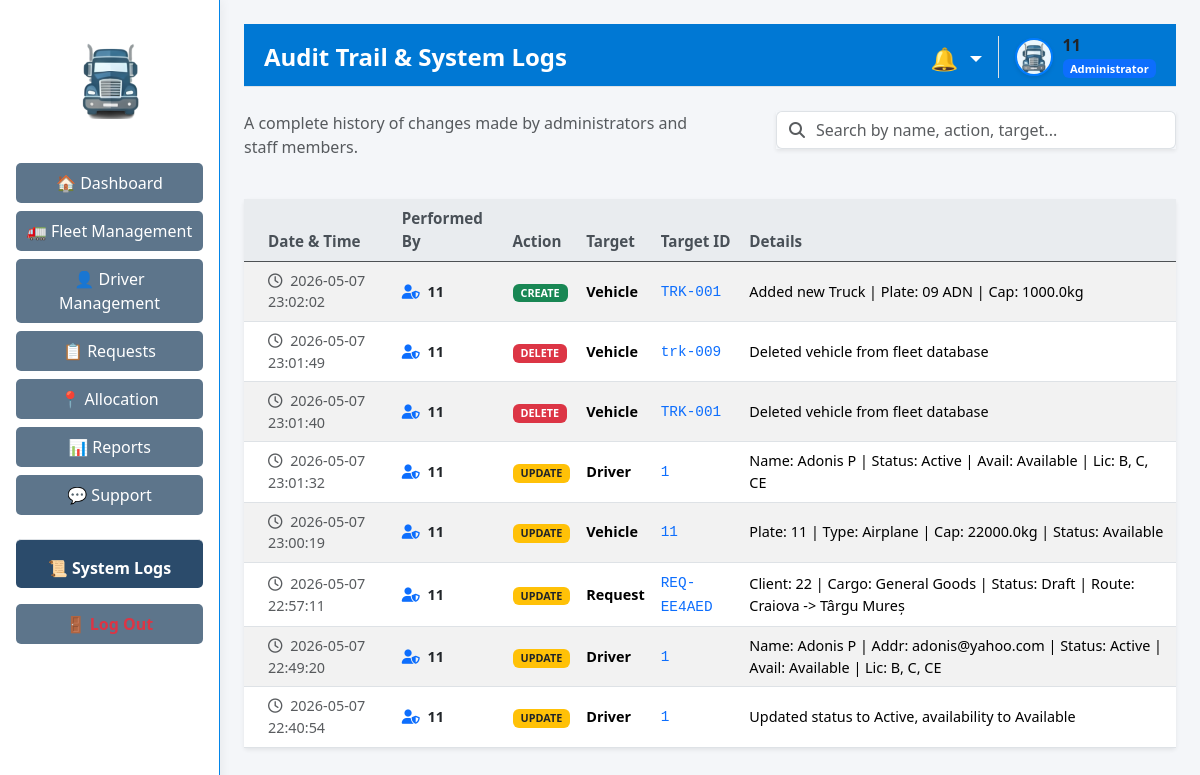
/system_logs (signed in), run on an earlier commit of the app's database.
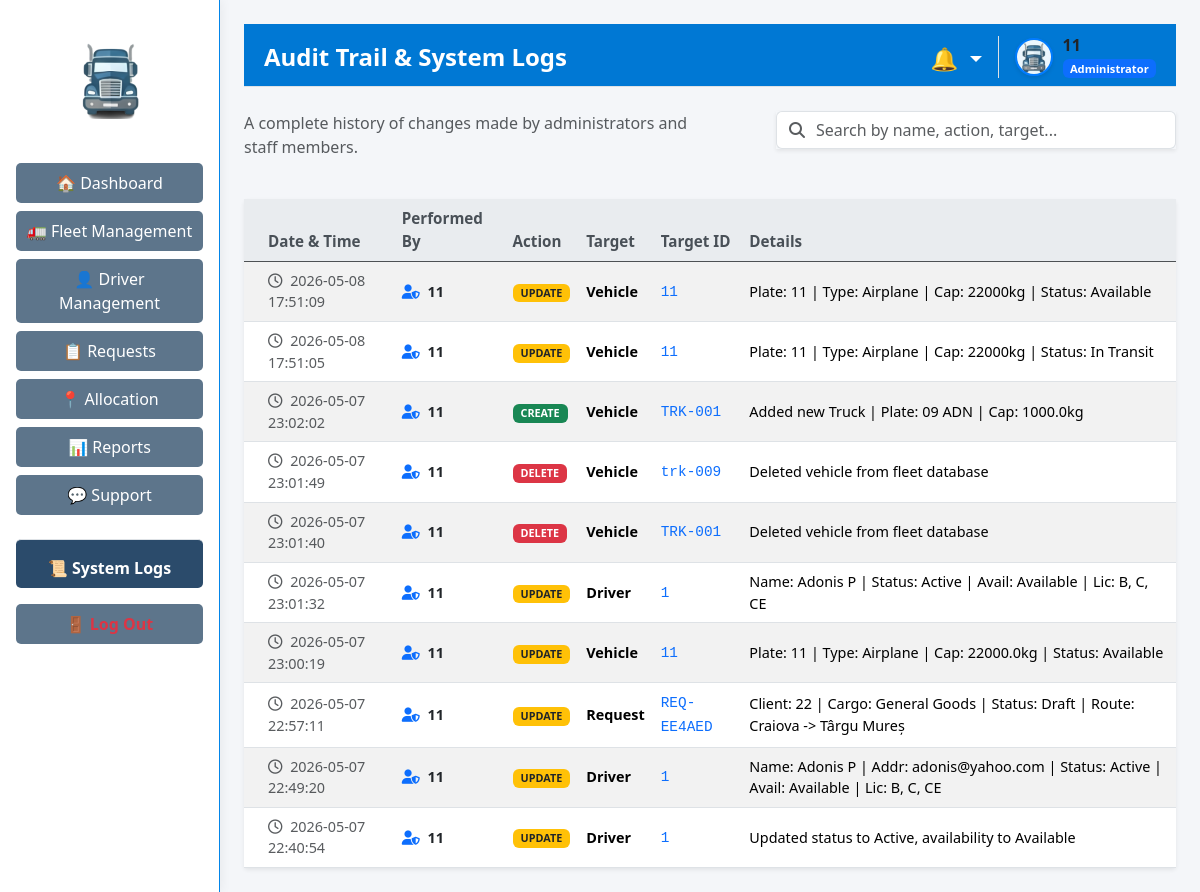
And on a later commit of the database.
### tables this page shows
CREATE TABLE system_logs (
                    id INTEGER PRIMARY KEY AUTOINCREMENT,
                    action_type TEXT NOT NULL,    -- Ex: CREATE, UPDATE, DELETE
                    target_entity TEXT NOT NULL,  -- Ex: Driver, Request, Vehicle
                    target_id TEXT,               -- Ex: DRV-1234
                    performed_by TEXT NOT NULL,   -- Ex: Andrei (Administrator)
                    details TEXT,                 -- Ex: "Schimbat status din Pending în In Transit"
                    timestamp DATETIME DEFAULT (datetime('now', 'localtime'))
                );

### app/routes/log_routes.py (the view)
@log_bp.route('/system_logs')
def view_logs():
    if 'user_id' not in session or session.get('role') not in ['Administrator', 'Staff']:
        return redirect(url_for('auth.login'))
    logs_data = log_logic.get_logs_data()
    return render_template('admin/system_logs.html', logs=logs_data)

### app/controllers/log_controller.py (called while the page is built)
    def get_logs_data(self) -> List[Dict[str, Any]]:
        return self.model.get_all_logs()

### app/models/log_model.py (called while the page is built)
    def get_all_logs(self) -> List[Dict[str, Any]]:
        try:
            with sqlite3.connect(DB_PATH) as conn:
                conn.row_factory = sqlite3.Row
                cursor = conn.cursor()
                cursor.execute("SELECT * FROM system_logs ORDER BY timestamp DESC")
                return [dict(row) for row in cursor.fetchall()]
        except sqlite3.Error as e:
            logging.error(f"Eroare citire loguri: {e}")
            return []

### app/models/notification_model.py (called while the page is built)
    def get_unread_notifications(self, target1: str, target2: str = '') -> List[Dict[str, Any]]:
        try:
            with sqlite3.connect(DB_PATH) as conn:
                conn.row_factory = sqlite3.Row
                cursor = conn.execute(
                    "SELECT * FROM notifications WHERE target_role IN (?, ?, 'All') AND is_read = 0 ORDER BY timestamp DESC",
                    (str(target1).strip(), str(target2).strip())
                )
                return [dict(row) for row in cursor.fetchall()]
        except sqlite3.Error as e:
            logging.error(f"Error fetching notifications: {e}")
            return []

### app/templates/admin/system_logs.html (shortened to what this page needs)
{% extends "layouts/admin_layout.html" if session.get('role') == 'Administrator' else "layouts/staff_layout.html" %}
{% block page_header %}Audit Trail & System Logs{% endblock %}
{% block content %}
<div class="row mb-4">
    <div class="col-md-6">
        <p class="text-muted">A complete history of changes made by administrators and staff members.</p>
    </div>
    <div class="col-md-6 text-end">
        <div class="input-group shadow-sm custom-rounded" style="max-width: 400px; margin-left: auto;">
            <span class="input-group-text bg-white border-end-0"><i class="fa-solid fa-search text-muted"></i></span>
            <input type="text" id="logSearchInput" class="form-control border-start-0 ps-0" placeholder="Search by name, action, target...">
        </div>
    </div>
</div>
<div class="table-container shadow-sm border-0 custom-rounded">
    <table class="table table-striped table-hover custom-table mb-0 align-middle" id="logsTable">
        <thead class="table-dark">
            <tr>
                <th class="ps-4">Date & Time</th>
                <th>Performed By</th>
                <th>Action</th>
                <th>Target</th>
                <th>Target ID</th>
                <th>Details</th>
            </tr>
        </thead>
        <tbody>
            {% if logs|length == 0 %}
            <tr id="noLogsRow"><td colspan="6" class="text-center py-5 text-muted">No logs recorded yet.</td></tr>
            {% else %}
                {% for log in logs %}
                <tr class="log-item">
                    <td class="ps-4 text-muted small"><i class="fa-regular fa-clock me-1"></i> {{ log.timestamp }}</td>
                    <td class="fw-bold text-dark">
                        <i class="fa-solid fa-user-shield me-1 text-primary"></i> {{ log.performed_by }}
                    </td>
                    <td>
                        <span class="badge bg-{{ 'success' if log.action_type == 'CREATE' else ('danger' if log.action_type == 'DELETE' else 'warning text-dark') }} px-2 py-1">
                            {{ log.action_type }}
                        </span>
                    </td>
                    <td class="fw-bold">{{ log.target_entity }}</td>
                    <td><span class="text-primary font-monospace">{{ log.target_id }}</span></td>
                    <td class="small">{{ log.details }}</td>
                </tr>
                {% endfor %}
            {% endif %}
        </tbody>
    </table>
</div>
{% endblock %}

### app/templates/layouts/admin_layout.html (shortened to what this page needs)
<!DOCTYPE html>
<html lang="en">
<head>
    <link href="https://cdn.jsdelivr.net/npm/bootstrap@5.3.8/dist/css/bootstrap.min.css" rel="stylesheet">
    <link rel="stylesheet" href="https://cdnjs.cloudflare.com/ajax/libs/font-awesome/6.4.0/css/all.min.css">
    <link rel="stylesheet" href="{{ url_for('static', filename='css/style.css') }}">
</head>
<body class="bg-light">
<div class="dashboard-wrapper">
    <div class="sidebar" style="background-color: #ffffff; border-right: 1px solid #0285e9; box-shadow: 2px 0 10px rgba(0,0,0,0.05);">
        <div class="text-center mt-3 mb-4">
            <img src="{{ url_for('static', filename='img/truck.png') }}" alt="Logo" style="width: 100px;">
        </div>
        <a href="{{ url_for('dashboard.main_dashboard') }}" class="nav-btn {% if request.endpoint == 'dashboard.main_dashboard' %}active fw-bold{% endif %}">🏠 Dashboard</a>
        <a href="{{ url_for('fleet.fleet_management') }}" class="nav-btn {% if request.endpoint == 'fleet.fleet_management' %}active fw-bold{% endif %}">🚛 Fleet Management</a>
        <a href="{{ url_for('driver.driver_management') }}" class="nav-btn {% if request.endpoint == 'driver.driver_management' %}active fw-bold{% endif %}">👤 Driver Management</a>
        <a href="{{ url_for('request_routes.request_management') }}" class="nav-btn {% if request.endpoint == 'request_routes.request_management' %}active fw-bold{% endif %}">📋 Requests</a>
        <a href="{{ url_for('allocation.allocation_management') }}" class="nav-btn {% if request.endpoint == 'allocation.allocation_management' %}active fw-bold{% endif %}">📍 Allocation</a>
        <a href="{{ url_for('report_routes.reports_management') }}" class="nav-btn {% if request.endpoint == 'report_routes.reports_management' %}active fw-bold{% endif %}">📊 Reports</a>
        <a href="{{ url_for('admin_support.view_tickets') }}" class="nav-btn {% if request.endpoint == 'admin_support.view_tickets' %}active fw-bold{% endif %}">💬 Support</a>
        <a href="{{ url_for('logs.view_logs') }}" class="nav-btn {% if request.endpoint == 'logs.view_logs' %}active fw-bold{% endif %} border-top mt-3 pt-3">📜 System Logs</a>
        <a href="{{ url_for('auth.logout') }}" class="nav-btn mt-2 text-danger fw-bold">🚪 Log Out</a>
    </div>
    <div class="main-content p-4">
        <div class="top-navbar d-flex justify-content-between align-items-center mb-4 border-bottom pb-2">
            <div>
                <h2 class="h4 mb-0 fw-bold">{% block page_header %}Dashboard{% endblock %}</h2>
            </div>
            <div class="user-info d-flex align-items-center">
                <div class="dropdown d-inline-block mt-1 me-1">
                    <span class="dropdown-toggle text-decoration-none" id="notifDropdown" role="button" data-bs-toggle="dropdown" aria-expanded="false" style="cursor: pointer; position: relative; font-size: 1.4rem;">
                        🔔
                    </span>
                </div>
                <a href="{{ url_for('profile.view_profile') }}" class="text-decoration-none text-dark" style="transition: opacity 0.2s;" onmouseover="this.style.opacity='0.8'" onmouseout="this.style.opacity='1'">
                    <div class="user-profile border-start ps-3 ms-1 d-flex align-items-center" style="cursor: pointer;">
                        {% if session.get('profile_picture') and session.get('profile_picture') != '' %}
                            <img src="{{ url_for('static', filename='img/avatars/' + session.get('profile_picture')) }}"
                                 alt="Avatar"
                                 style="width: 38px; height: 38px; object-fit: cover; border-radius: 50%; border: 2px solid #007bff; margin-right: 10px; box-shadow: 0 2px 4px rgba(0,0,0,0.1);">
                        {% else %}
                            <span class="fs-3 me-2" style="line-height: 1;">👤</span>
                        {% endif %}
                        <div class="d-flex flex-column justify-content-center">
                            <span class="fw-bold" style="font-size: 1rem; line-height: 1.2;">
                                {{ session.get('username', 'Admin') }}
                            </span>
                            <span class="badge bg-primary mt-1" style="font-size: 0.70rem; align-self: flex-start;">
                                {{ session.get('role', 'Administrator') }}
                            </span>
                        </div>
                    </div>
                </a>
            </div>
        </div>
        {% block content %}
        {% endblock %}
    </div>
</div>
</body>
</html>

### app/static/css/style.css (style rules this page uses)
body { margin: 0; padding: 0; font-family: 'Segoe UI', Tahoma, Geneva, Verdana, sans-serif; }
.dashboard-wrapper { display: flex; height: 100vh; width: 100vw; overflow: hidden; background-color: #f4f6f9; }
.sidebar { width: 220px; height: 100vh; background-color: #f8f9fa; border-right: 2px solid #dee2e6; display: flex; flex-direction: column; align-items: center; padding-top: 20px; overflow-y: auto; }
.sidebar img { width: 120px; margin-bottom: 20px; }
.nav-btn { width: 85%; background-color: #5d758b; color: white; border: none; padding: 8px; margin-bottom: 8px; border-radius: 5px; text-align: center; text-decoration: none; font-weight: 500; }
.nav-btn.active { background-color: #2b4b6b; font-weight: bold; }
.main-content { flex: 1; flex-grow: 1; height: 100vh; display: flex; flex-direction: column; overflow-y: auto; padding-bottom: 50px; }
.top-navbar { background-color: #0078d4; color: white; padding: 12px 20px; display: flex; justify-content: space-between; align-items: center; font-size: 1.4rem; }
.user-info { font-size: 0.95rem; display: flex; align-items: center; gap: 8px; }
.table-container { background: white; border: 1px solid #ced4da; border-radius: 4px; }
.custom-table th { background-color: #e9ecef; color: #495057; font-weight: 600; font-size: 0.95rem; }
.custom-table td { font-size: 0.9rem; vertical-align: middle; }

What changed in the data, as far as the page shows it:
added system_logs: timestamp "2026-05-08 17:51:09", performed_by "11", action_type "UPDATE", target_entity "Vehicle", target_id "11", details "Plate: 11 | Type: Airplane | Cap: 22000kg | Status: Available"
added system_logs: timestamp "2026-05-08 17:51:05", performed_by "11", action_type "UPDATE", target_entity "Vehicle", target_id "11", details "Plate: 11 | Type: Airplane | Cap: 22000kg | Status: In Transit"
